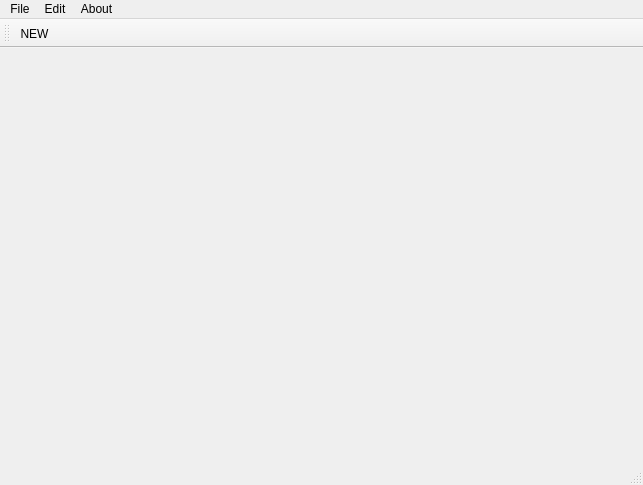
<?xml version="1.0" encoding="UTF-8"?>
<ui version="4.0">
 <class>MainWindow</class>
 <widget class="QMainWindow" name="MainWindow">
  <property name="geometry">
   <rect>
    <x>0</x>
    <y>0</y>
    <width>643</width>
    <height>485</height>
   </rect>
  </property>
  <property name="windowTitle">
   <string>MiniPaintQT</string>
  </property>
  <widget class="QWidget" name="centralwidget"/>
  <widget class="QToolBar" name="toolBar">
   <property name="windowTitle">
    <string>toolBar</string>
   </property>
   <attribute name="toolBarArea">
    <enum>TopToolBarArea</enum>
   </attribute>
   <attribute name="toolBarBreak">
    <bool>false</bool>
   </attribute>
   <addaction name="actionNewPainting"/>
  </widget>
  <widget class="QMenuBar" name="menuBar">
   <property name="geometry">
    <rect>
     <x>0</x>
     <y>0</y>
     <width>643</width>
     <height>19</height>
    </rect>
   </property>
   <widget class="QMenu" name="menuFile">
    <property name="title">
     <string>File</string>
    </property>
    <addaction name="actionNew"/>
    <addaction name="separator"/>
    <addaction name="actionOpen"/>
    <addaction name="actionSave"/>
    <addaction name="actionSave_As"/>
    <addaction name="separator"/>
    <addaction name="actionExit"/>
   </widget>
   <widget class="QMenu" name="menuAbout">
    <property name="title">
     <string>About</string>
    </property>
   </widget>
   <widget class="QMenu" name="menuEdit">
    <property name="title">
     <string>Edit</string>
    </property>
    <addaction name="actionLine"/>
    <addaction name="actionElipse"/>
    <addaction name="actionRectangle"/>
    <addaction name="separator"/>
    <addaction name="actionForeground_color"/>
    <addaction name="actionBackground_color"/>
   </widget>
   <addaction name="menuFile"/>
   <addaction name="menuEdit"/>
   <addaction name="menuAbout"/>
  </widget>
  <widget class="QStatusBar" name="statusBar"/>
  <action name="actionNew">
   <property name="text">
    <string>New</string>
   </property>
  </action>
  <action name="actionExit">
   <property name="text">
    <string>Exit</string>
   </property>
  </action>
  <action name="actionNewPainting">
   <property name="text">
    <string>NEW</string>
   </property>
  </action>
  <action name="actionOpen">
   <property name="text">
    <string>Open...</string>
   </property>
  </action>
  <action name="actionSave">
   <property name="text">
    <string>Save</string>
   </property>
  </action>
  <action name="actionSave_As">
   <property name="text">
    <string>Save As...</string>
   </property>
  </action>
  <action name="actionLine">
   <property name="text">
    <string>Line</string>
   </property>
  </action>
  <action name="actionElipse">
   <property name="text">
    <string>Elipse</string>
   </property>
  </action>
  <action name="actionRectangle">
   <property name="text">
    <string>Rectangle</string>
   </property>
  </action>
  <action name="action_3">
   <property name="text">
    <string>-</string>
   </property>
  </action>
  <action name="actionForeground_color">
   <property name="text">
    <string>Foreground color</string>
   </property>
  </action>
  <action name="actionBackground_color">
   <property name="text">
    <string>Background color</string>
   </property>
  </action>
 </widget>
 <resources/>
 <connections>
  <connection>
   <sender>actionNewPainting</sender>
   <signal>triggered()</signal>
   <receiver>actionNew</receiver>
   <slot>trigger()</slot>
   <hints>
    <hint type="sourcelabel">
     <x>-1</x>
     <y>-1</y>
    </hint>
    <hint type="destinationlabel">
     <x>-1</x>
     <y>-1</y>
    </hint>
   </hints>
  </connection>
 </connections>
</ui>
